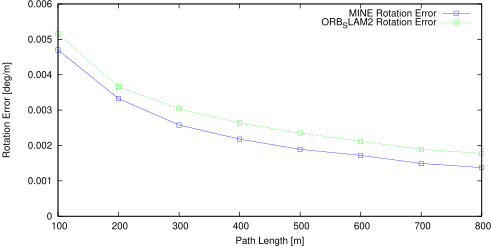

The gnuplot source for this figure:
set term postscript eps enhanced color
set output "avg_rl.eps"
set size ratio 0.5
set yrange [0:*]
set xlabel "Path Length [m]"
set ylabel "Rotation Error [deg/m]"
plot "avg_rl.txt" using 1:($2*57.3) title 'MINE Rotation Error' lc rgb "#0000FF" pt 4 w linespoints,"avg_rl.txt" using 1:($3*57.3) title 'ORB_SLAM2 Rotation Error' lc rgb "#00FF00" pt 4 w linespoints
